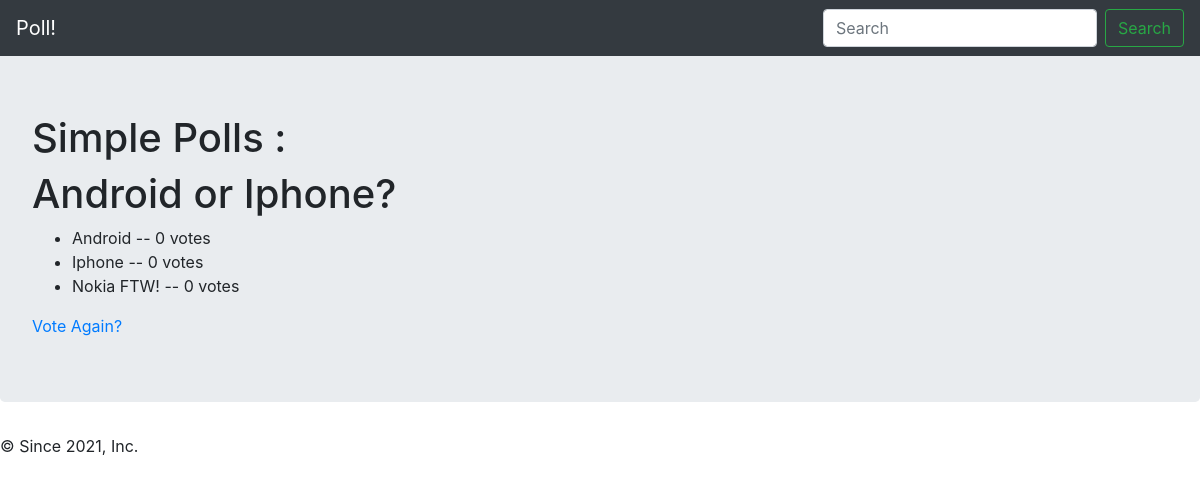
The app's page /app/4/results with its own data.
### APP/models.py (models this page shows, shortened)
class Question(models.Model):
    question_text = models.CharField(max_length=200)
    pub_date = models.DateTimeField('date published')

class Choice(models.Model):
    choice_text = models.CharField(max_length=200)
    votes = models.IntegerField(default=0)
    question = models.ForeignKey(Question, on_delete=models.CASCADE)

### APP/views.py (the view)
# urls.py: url(r'^(?P<question_id>[0-9]+)/results$', views.results, name='results'),
def results(request, question_id):
    question = get_object_or_404(Question, pk=question_id)
    return render(request, 'APP/results.html', {'question':question})

### APP/templates/APP/results.html
{%  extends 'APP/base.html' %}
{%  block main_content %}
<h1>{{question.question_text}}</h1>
<ul>
    {%  for choice in question.choice_set.all %}
        <li>{{choice.choice_text}} -- {{choice.votes}} vote{{ choice.votes|pluralize}}</li>
    {%  endfor %}
</ul>
<a href="{% url 'APP:detail' question.id %}"> Vote Again?</a>
{%  endblock %}

### records on screen
Question: question_text "Android or Iphone?"
Choice: choice_text "Android", votes "0"
Choice: choice_text "Iphone", votes "0"
Choice: choice_text "Nokia FTW!", votes "0"
